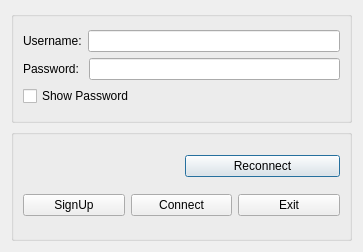
<?xml version="1.0" encoding="UTF-8"?>
<ui version="4.0">
 <class>Login</class>
 <widget class="QDialog" name="Login">
  <property name="geometry">
   <rect>
    <x>0</x>
    <y>0</y>
    <width>363</width>
    <height>252</height>
   </rect>
  </property>
  <property name="windowTitle">
   <string>Dialog</string>
  </property>
  <property name="styleSheet">
   <string notr="true"/>
  </property>
  <layout class="QVBoxLayout" name="verticalLayout_2">
   <item>
    <widget class="QGroupBox" name="groupBox_2">
     <property name="title">
      <string/>
     </property>
     <layout class="QVBoxLayout" name="verticalLayout_5">
      <item>
       <layout class="QVBoxLayout" name="verticalLayout_3">
        <property name="bottomMargin">
         <number>0</number>
        </property>
        <item>
         <layout class="QHBoxLayout" name="horizontalLayout">
          <item>
           <widget class="QLabel" name="label">
            <property name="text">
             <string>Username:</string>
            </property>
           </widget>
          </item>
          <item>
           <widget class="QLineEdit" name="usernameEdit"/>
          </item>
         </layout>
        </item>
        <item>
         <layout class="QVBoxLayout" name="verticalLayout">
          <item>
           <layout class="QHBoxLayout" name="horizontalLayout_2">
            <item>
             <widget class="QLabel" name="label_2">
              <property name="text">
               <string>Password: </string>
              </property>
             </widget>
            </item>
            <item>
             <widget class="QLineEdit" name="passwordEdit">
              <property name="echoMode">
               <enum>QLineEdit::EchoMode::Password</enum>
              </property>
             </widget>
            </item>
           </layout>
          </item>
         </layout>
        </item>
        <item>
         <widget class="QCheckBox" name="showPasswordCheckBox">
          <property name="text">
           <string>Show Password</string>
          </property>
          <property name="checkable">
           <bool>true</bool>
          </property>
          <property name="checked">
           <bool>false</bool>
          </property>
         </widget>
        </item>
       </layout>
      </item>
     </layout>
    </widget>
   </item>
   <item>
    <widget class="QGroupBox" name="groupBox">
     <property name="maximumSize">
      <size>
       <width>16777215</width>
       <height>16777215</height>
      </size>
     </property>
     <property name="styleSheet">
      <string notr="true"/>
     </property>
     <property name="title">
      <string/>
     </property>
     <layout class="QVBoxLayout" name="verticalLayout_4">
      <item>
       <layout class="QHBoxLayout" name="horizontalLayout_4">
        <item>
         <widget class="QLabel" name="connectionStatusLabel">
          <property name="text">
           <string/>
          </property>
         </widget>
        </item>
        <item>
         <widget class="QPushButton" name="reconnectPushButton">
          <property name="text">
           <string>Reconnect</string>
          </property>
         </widget>
        </item>
       </layout>
      </item>
      <item>
       <layout class="QHBoxLayout" name="horizontalLayout_3">
        <item>
         <widget class="QPushButton" name="SignUpPushButton">
          <property name="text">
           <string>SignUp</string>
          </property>
         </widget>
        </item>
        <item>
         <widget class="QPushButton" name="connectPushButton">
          <property name="text">
           <string>Connect</string>
          </property>
         </widget>
        </item>
        <item>
         <widget class="QPushButton" name="exitPushButton">
          <property name="text">
           <string>Exit</string>
          </property>
         </widget>
        </item>
       </layout>
      </item>
     </layout>
    </widget>
   </item>
  </layout>
 </widget>
 <resources/>
 <connections/>
</ui>
